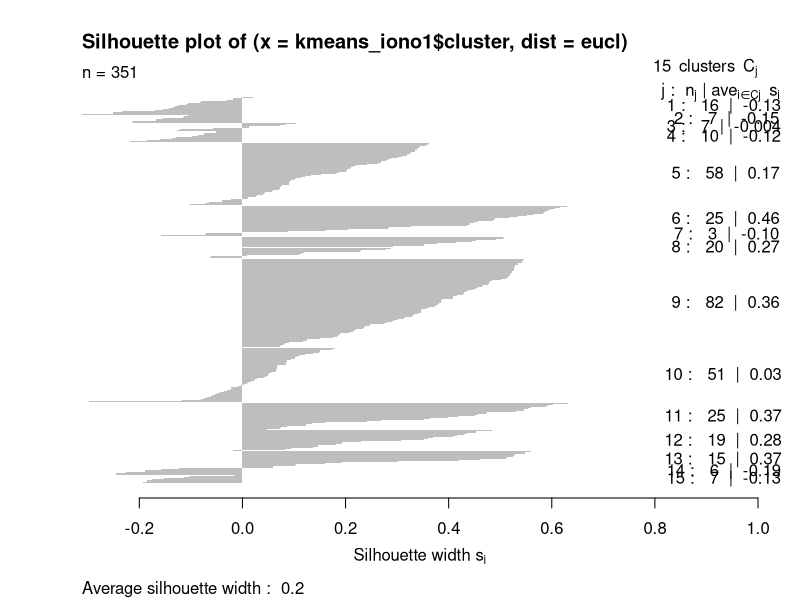
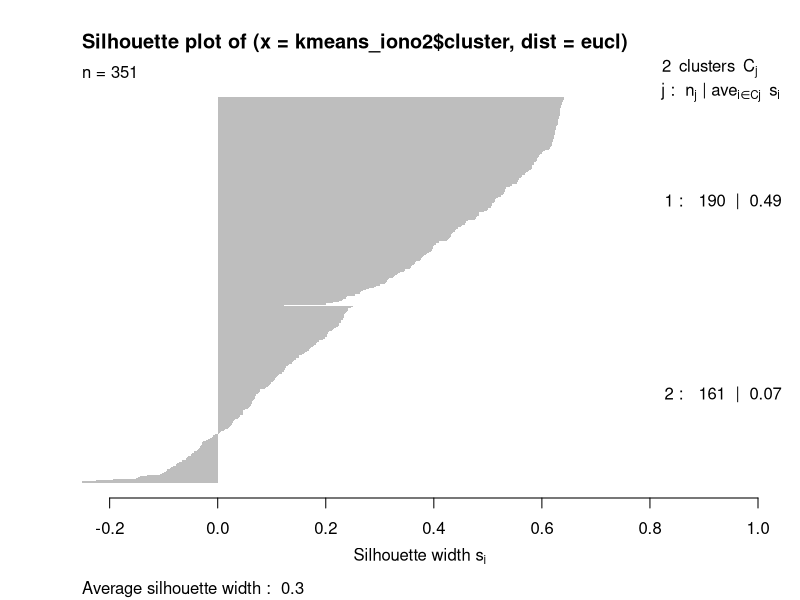
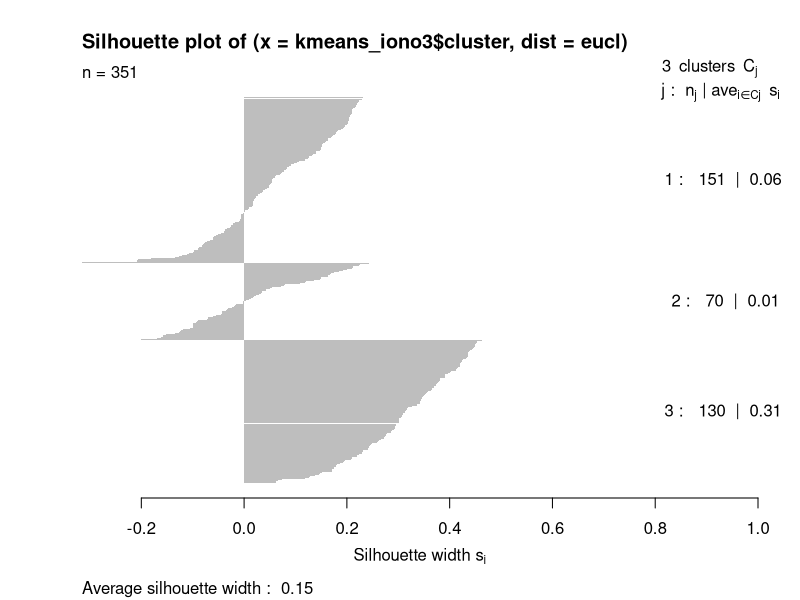
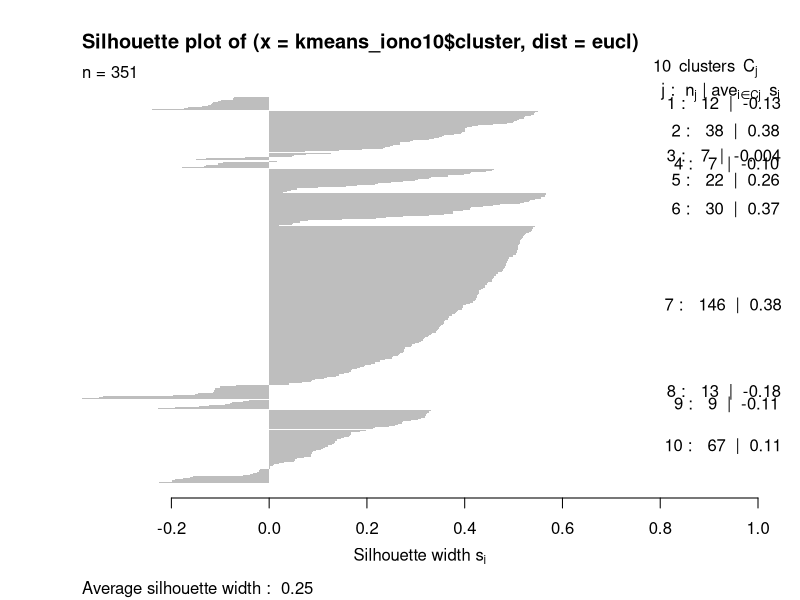
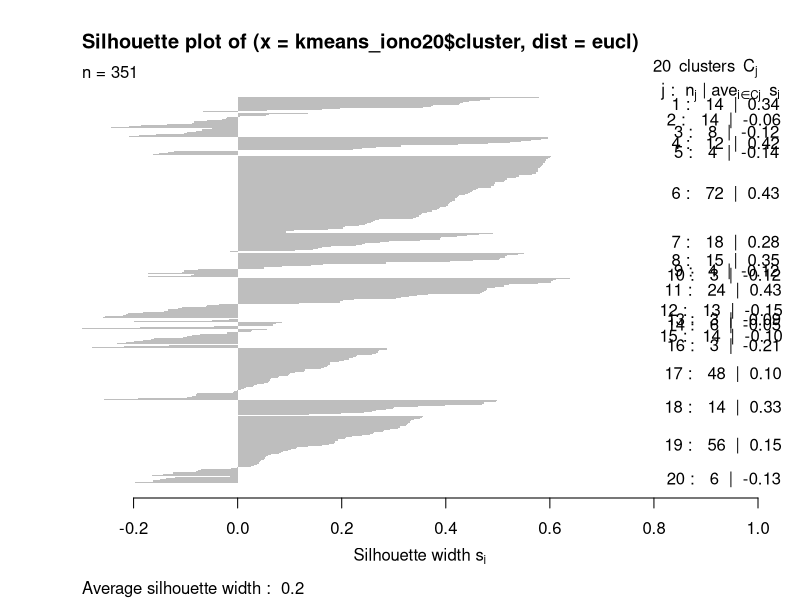
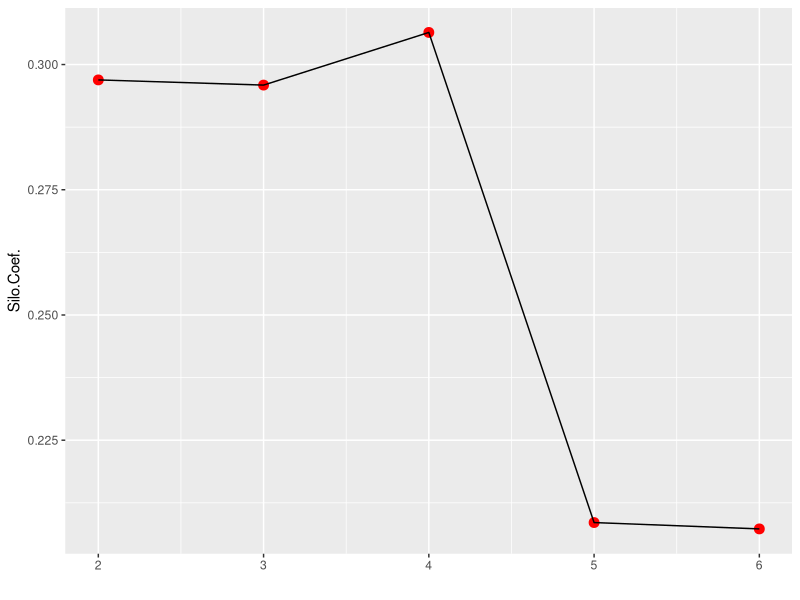

Generate these figures, in order, with R:
## ---- chunk 1
library(mlbench)
data("Ionosphere")
library(cluster)
library(tidyverse)
library(ggplot2)
## ---- chunk 2
head(Ionosphere)
## ---- chunk 3
eucl <- dist(Ionosphere[,c(-1,-2,-35)], method="euclidean")
manh <- dist(Ionosphere[,c(-1,-2,-35)], method="manhattan")
mink <- dist(Ionosphere[,c(-1,-2,-35)], method="minkowski")
gower <- daisy(Ionosphere[,-35], metric="gower")
## ---- chunk 4
summary(eucl)
## ---- chunk 5
summary(manh)
## ---- chunk 6
summary(mink)
## ---- chunk 7
summary(gower)
## ---- chunk 8
eucl2 <- dist(Ionosphere[,-1:-2], method="euclidean")
manh2 <- dist(Ionosphere[,-1:-2], method="manhattan")
mink2 <- dist(Ionosphere[,-1:-2], method="minkowski")
gower2 <- daisy(Ionosphere, metric="gower")
## ---- chunk 9
summary(eucl2)
## ---- chunk 10
summary(manh2)
## ---- chunk 11
summary(mink2)
## ---- chunk 12
summary(gower2)
## ---- chunk 13
eucl <- as.matrix(eucl)
eucl2 <- as.matrix(eucl2)

manh <- as.matrix(manh)
manh2 <- as.matrix(manh2)

mink <- as.matrix(mink)
mink2 <- as.matrix(mink2)

gower <- as.matrix(gower)
gower2 <- as.matrix(gower2)
## ---- chunk 14
eucl_first_row <- eucl[1,]
eucl_first_row <- sort(eucl_first_row)

head(eucl_first_row)
tail(eucl_first_row)
## ---- chunk 15
manh_first_row <- manh[1,]
manh_first_row <- sort(manh_first_row)

head(manh_first_row)
tail(manh_first_row)
## ---- chunk 16
mink_first_row <- mink[1,]
mink_first_row <- sort(mink_first_row)

head(mink_first_row)
tail(mink_first_row)
## ---- chunk 17
gower_first_row <- gower[1,]
gower_first_row <- sort(gower_first_row)

head(gower_first_row)
tail(gower_first_row)
## ---- chunk 18
eucl <- dist(Ionosphere[,c(-1,-2,-35)], method="euclidean")
iono_without_class <- Ionosphere[, c(-1,-2,-35)]

set.seed(123)
kmeans_iono1 <- kmeans(iono_without_class, centers=15)
kmeans_iono2 <- kmeans(iono_without_class, centers=2)
kmeans_iono3 <- kmeans(iono_without_class, centers=3)
kmeans_iono10 <- kmeans(iono_without_class, centers=10)
kmeans_iono20 <- kmeans(iono_without_class, centers=20)


sil <- silhouette(kmeans_iono1$cluster, dist=eucl)
sil2 <- silhouette(kmeans_iono2$cluster, dist=eucl)
sil3 <- silhouette(kmeans_iono3$cluster, dist=eucl)
sil4 <- silhouette(kmeans_iono10$cluster, dist=eucl)
sil5 <- silhouette(kmeans_iono20$cluster, dist=eucl)

plot(sil, border=NA)
plot(sil2, border=NA)
plot(sil3, border=NA)
plot(sil4, border=NA)
plot(sil5, border=NA)

mean1<-mean(sil[,3])

mean2<-mean(sil2[,3])

mean3<-mean(sil3[,3])

mean4<-mean(sil4[,3])

mean5<-mean(sil5[,3])
## ---- chunk 19
avg <- c()
for(k in 2:6){
  clust <- kmeans(iono_without_class, centers=k, iter.max=100)
  silo <- silhouette(clust$cluster, eucl)
  avg <- c(avg, mean(silo[,3]))
}
## ---- chunk 20
ggplot(data.frame(nClus=2:6,Silh=avg), aes(x=nClus,y=Silh)) + geom_point(size=3,color="red") + geom_line() +
xlab("Num                                                                                                                                                                                                                                                                                                                                                                                                                                                                                                                                       .Clusters") + ylab("Silo.Coef.")
